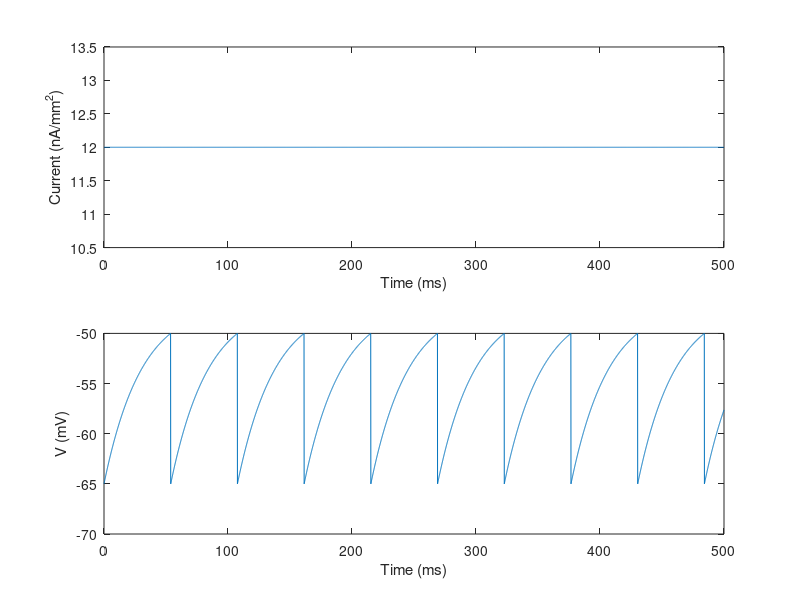
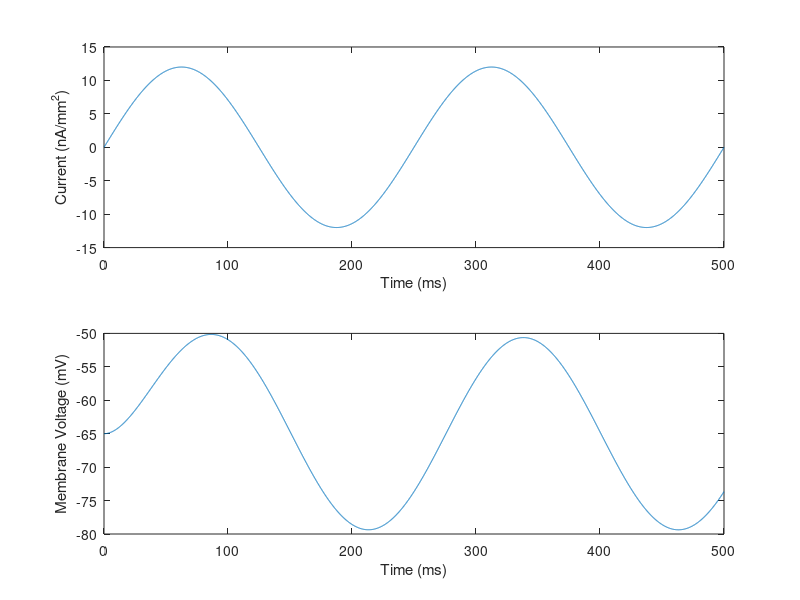
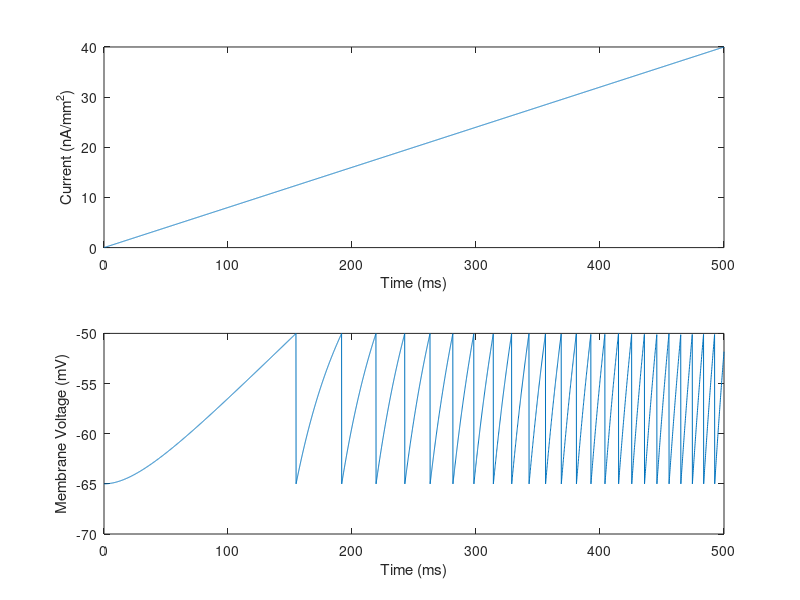
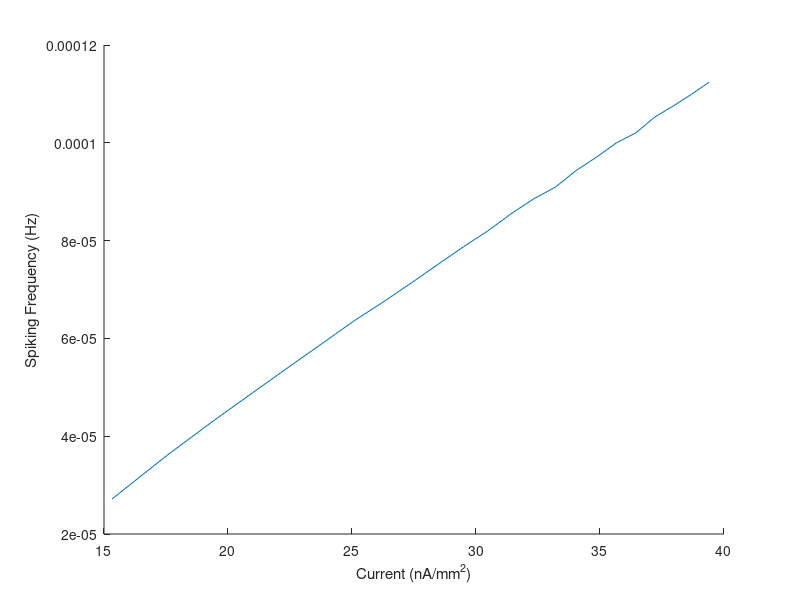

The MATLAB source for these figures, in order:
% Course on Theoretical Neuroscience
% Teacher: Jochen Braun
% Assistent Teacher: Ehsan Kakaei
% Exercise03: Leaky Integrate & Fire Neuron
% Name: Lee Po Shing & Fahmida Aktar
% Date: 16/8/2017
% Purpose: Based on SCM, the LIF model added a reset-mechanism 
% to mimic the sharp of an action potential

clear all
clc
close all

% 1. Define parameters
Rm = 1.5; %membrane resistance, in 10^6 Ohn mm^2
Cm = 20; %membrane capacitance, in 10^-9 F mm^-2
Taum = Rm*Cm; %membrane time constant, in ms

% 2. Define time vectors and parameters
t = [0:0.1:500]; %time vector, ranging from 0 to 500 with step-size 0.1, in ms
dt = 0.1; %time interval, in ms

% 3. Define input current, firstly with constant
I0 = 12; %current amplitude, in nA mm^-2
Ie1 = I0*ones(1,5001);

% 4. Plot the current against time in first axis
figure
subplot(2,1,1)
plot(t,Ie1)
xlabel('Time (ms)')
ylabel('Current (nA/mm^2)')

% 5. Compute the membrane voltage with spiking mechanism
% & 7. Store the time values when reset mechanisms trigger
V_th = -50; %spiking threshold, in mV
V1(1) = -65; %reversal potential or reset potential, in mV
reset_steps1 = []; % empty vector to hold the steps, when V is reset to -65 mV.

for i=1:length(t)-1
    V1(i+1) =  V1(i)*exp(-dt/Taum) + (Ie1(i)*Rm + V1(1))*(1-exp(-dt/Taum));

    if (V1(i+1)>=V_th) %reset mechanism
        V1(i+1) = V1(1); %reset V
        reset_steps1 = [reset_steps1, t(i+1)];
    end
    
end

% 6. Plot the membrane voltage again time in second axis
subplot(2,1,2)
plot(t,V1);
xlabel('Time (ms)');
ylabel('V (mV)');

% 8. Report time values with spike and inter-spike intervals
reset_steps1
tisi1 = diff(reset_steps1)

%% Different current input
% 1. Sinusoidal Current
Ie2 = I0*sin(2*pi*4*t/1000);
V2(1) = -65;
reset_steps2 = [];

for i=1:length(t)-1
    V2(i+1) =  V2(i)*exp(-dt/Taum) + (Ie2(i)*Rm + V2(1))*(1-exp(-dt/Taum));

    if (V2(i+1)>=V_th) %reset mechanism
        V2(i+1) = V2(1); %reset V
        reset_steps2 = [reset_steps2, t(i+1)];
    end
    
end

figure
subplot(2,1,1)
plot(t,Ie2)
xlabel('Time (ms)')
ylabel('Current (nA/mm^2)')

subplot(2,1,2)
plot(t, V2)
xlabel('Time (ms)')
ylabel('Membrane Voltage (mV)')

reset_steps2
tisi2 = diff(reset_steps2)

% 2. Ramping Current
Ie3 = I0*t/150;
V3(1) = -65;
reset_steps3 = [];
Ie3_spike = [];

for i=1:length(t)-1
    V3(i+1) =  V3(i)*exp(-dt/Taum) + (Ie3(i)*Rm + V3(1))*(1-exp(-dt/Taum));

    if (V3(i+1)>=V_th) %reset mechanism
        V3(i+1) = V3(1); %reset V
        reset_steps3 = [reset_steps3, t(i+1)];
        Ie3_spike = [Ie3_spike Ie3(i)];
    end
    
end

figure
subplot(2,1,1)
plot(t,Ie3)
xlabel('Time (ms)')
ylabel('Current (nA/mm^2)')

subplot(2,1,2)
plot(t, V3)
xlabel('Time (ms)')
ylabel('Membrane Voltage (mV)')

reset_steps3
tisi3 = diff(reset_steps3)

figure
hold on
plot(Ie3_spike(2:length(Ie3_spike)), 1./(tisi3*1000))
xlabel('Current (nA/mm^2)')
ylabel('Spiking Frequency (Hz)')